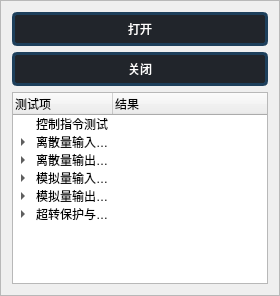
     <widget class="QFrame" name="frame_2">
      <property name="frameShape">
       <enum>QFrame::StyledPanel</enum>
      </property>
      <property name="frameShadow">
       <enum>QFrame::Raised</enum>
      </property>
      <layout class="QVBoxLayout" name="verticalLayout_37">
       <item>
        <layout class="QGridLayout" name="gridLayout">
         <item row="0" column="0">
          <widget class="QPushButton" name="pb_auto_open_item">
           <property name="styleSheet">
            <string notr="true">QPushButton{
background-color:rgb(33,37,43);
color:white;
font: 14pt &quot;Arial&quot;;
border:3px solid rgb(29,63,91);
border-radius:5px;
padding-right:20px;
padding-left:20px;
padding-top:5px;
padding-bottom:5px;
}
QPushButton:hover{
font-size:17pt;
font-weight:bold;
border-width:4px;
border-radius:5px;
padding-right:0px;
padding-left:0px;
padding-top:5px;
padding-bottom:5px;
}

QPushButton:pressed{
color:rgb(85, 170, 255);
}</string>
           </property>
           <property name="text">
            <string>打开</string>
           </property>
          </widget>
         </item>
         <item row="1" column="0">
          <widget class="QPushButton" name="pb_auto_close_item">
           <property name="styleSheet">
            <string notr="true">QPushButton{
background-color:rgb(33,37,43);
color:white;
font: 14pt &quot;Arial&quot;;
border:3px solid rgb(29,63,91);
border-radius:5px;
padding-right:20px;
padding-left:20px;
padding-top:5px;
padding-bottom:5px;
}
QPushButton:hover{
font-size:17pt;
font-weight:bold;
border-width:4px;
border-radius:5px;
padding-right:0px;
padding-left:0px;
padding-top:5px;
padding-bottom:5px;
}

QPushButton:pressed{
color:rgb(85, 170, 255);
}</string>
           </property>
           <property name="text">
            <string>关闭</string>
           </property>
          </widget>
         </item>
         <item row="2" column="0">
          <widget class="QTreeWidget" name="test_auto_treeWidget">
           <column>
            <property name="text">
             <string>测试项</string>
            </property>
            <property name="foreground">
             <brush brushstyle="SolidPattern">
              <color alpha="255">
               <red>0</red>
               <green>0</green>
               <blue>0</blue>
              </color>
             </brush>
            </property>
           </column>
           <column>
            <property name="text">
             <string>结果</string>
            </property>
            <property name="foreground">
             <brush brushstyle="SolidPattern">
              <color alpha="255">
               <red>0</red>
               <green>0</green>
               <blue>0</blue>
              </color>
             </brush>
            </property>
           </column>
           <item>
            <property name="text">
             <string>控制指令测试</string>
            </property>
           </item>
           <item>
            <property name="text">
             <string>离散量输入测试</string>
            </property>
            <item>
             <property name="text">
              <string>通道0</string>
             </property>
            </item>
            <item>
             <property name="text">
              <string>通道1</string>
             </property>
            </item>
            <item>
             <property name="text">
              <string>通道2</string>
             </property>
            </item>
            <item>
             <property name="text">
              <string>通道3</string>
             </property>
            </item>
            <item>
             <property name="text">
              <string>通道4</string>
             </property>
            </item>
            <item>
             <property name="text">
              <string>通道5</string>
             </property>
            </item>
           </item>
           <item>
            <property name="text">
             <string>离散量输出驱动测试</string>
            </property>
            <item>
             <property name="text">
              <string>通道0</string>
             </property>
            </item>
            <item>
             <property name="text">
              <string>通道1</string>
             </property>
            </item>
            <item>
             <property name="text">
              <string>通道2</string>
             </property>
            </item>
            <item>
             <property name="text">
              <string>通道3</string>
             </property>
            </item>
            <item>
             <property name="text">
              <string>通道4</string>
             </property>
            </item>
            <item>
             <property name="text">
              <string>通道5</string>
             </property>
            </item>
            <item>
             <property name="text">
              <string>通道6</string>
             </property>
            </item>
            <item>
             <property name="text">
              <string>通道7</string>
             </property>
            </item>
            <item>
             <property name="text">
              <string>通道8</string>
             </property>
            </item>
            <item>
             <property name="text">
              <string>通道9</string>
             </property>
            </item>
            <item>
             <property name="text">
              <string>通道10</string>
             </property>
            </item>
            <item>
             <property name="text">
              <string>通道11</string>
             </property>
            </item>
            <item>
             <property name="text">
              <string>通道12</string>
             </property>
            </item>
            <item>
             <property name="text">
              <string>通道13</string>
             </property>
            </item>
            <item>
             <property name="text">
              <string>通道14</string>
             </property>
            </item>
            <item>
             <property name="text">
              <string>通道15</string>
             </property>
            </item>
            <item>
             <property name="text">
              <string>通道16</string>
             </property>
            </item>
            <item>
             <property name="text">
              <string>通道17</string>
             </property>
            </item>
            <item>
             <property name="text">
              <string>通道18</string>
             </property>
            </item>
            <item>
             <property name="text">
              <string>通道19</string>
             </property>
            </item>
            <item>
             <property name="text">
              <string>通道20</string>
             </property>
            </item>
           </item>
           <item>
            <property name="text">
             <string>模拟量输入测试</string>
            </property>
            <item>
             <property name="text">
              <string>通道0</string>
             </property>
            </item>
            <item>
             <property name="text">
              <string>通道1</string>
             </property>
            </item>
            <item>
             <property name="text">
              <string>通道2</string>
             </property>
            </item>
            <item>
             <property name="text">
              <string>通道3</string>
             </property>
            </item>
            <item>
             <property name="text">
              <string>通道4</string>
             </property>
            </item>
            <item>
             <property name="text">
              <string>通道5</string>
             </property>
            </item>
            <item>
             <property name="text">
              <string>通道6</string>
             </property>
            </item>
            <item>
             <property name="text">
              <string>通道6</string>
             </property>
            </item>
            <item>
             <property name="text">
              <string>通道7</string>
             </property>
            </item>
            <item>
             <property name="text">
              <string>通道8</string>
             </property>
            </item>
            <item>
             <property name="text">
              <string>通道9</string>
             </property>
            </item>
            <item>
             <property name="text">
              <string>通道10</string>
             </property>
            </item>
            <item>
             <property name="text">
              <string>通道11</string>
             </property>
            </item>
            <item>
             <property name="text">
              <string>通道12</string>
             </property>
            </item>
            <item>
             <property name="text">
              <string>通道13</string>
             </property>
            </item>
            <item>
             <property name="text">
              <string>通道14</string>
             </property>
            </item>
            <item>
             <property name="text">
              <string>通道15</string>
             </property>
            </item>
            <item>
             <property name="text">
              <string>通道16</string>
             </property>
            </item>
           </item>
           <item>
            <property name="text">
             <string>模拟量输出测试</string>
            </property>
            <item>
             <property name="text">
              <string>通道0</string>
             </property>
            </item>
            <item>
             <property name="text">
              <string>通道1</string>
             </property>
            </item>
            <item>
             <property name="text">
              <string>通道2</string>
             </property>
            </item>
            <item>
             <property name="text">
              <string>通道3</string>
             </property>
            </item>
            <item>
             <property name="text">
              <string>通道4</string>
             </property>
            </item>
            <item>
             <property name="text">
              <string>通道5</string>
             </property>
            </item>
            <item>
             <property name="text">
              <string>通道6</string>
             </property>
            </item>
            <item>
             <property name="text">
              <string>通道7</string>
             </property>
            </item>
           </item>
           <item>
            <property name="text">
             <string>超转保护与停车测试</string>
            </property>
            <item>
             <property name="text">
              <string>通道0</string>
             </property>
            </item>
            <item>
             <property name="text">
              <string>通道1</string>
             </property>
            </item>
            <item>
             <property name="text">
              <string>通道2</string>
             </property>
            </item>
            <item>
             <property name="text">
              <string>通道3</string>
             </property>
            </item>
           </item>
          </widget>
         </item>
        </layout>
       </item>
      </layout>
     </widget>
